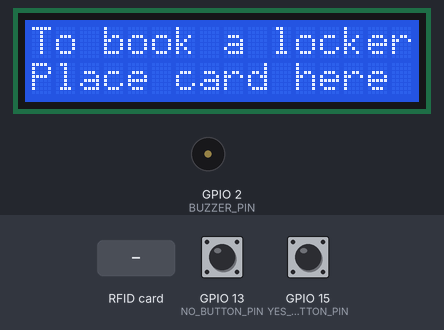
A sketch run on a simulated ESP32. Shown: 16×2 character LCD, buzzer (waves = sounding, pin HIGH). The inputs (shaded band) are chosen by the test bench; at power-on: GPIO 13 (NO_BUTTON_PIN) HIGH, GPIO 15 (YES_BUTTON_PIN) HIGH. WiFi joins after 1.5 s; servers stay silent unless stated; uploads are accepted with an empty reply; what the sketch prints to the serial monitor is not drawn.

Above: at 2.8 s.
2.9 s: RFID card 12 34 56 78 held to the reader
At 3.87 s:
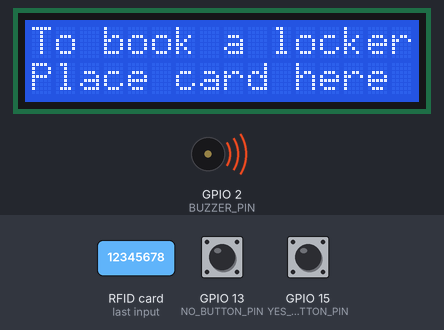
At 4.9 s:
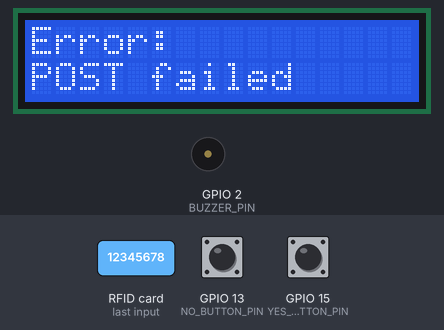
6.6 s: RFID card 5E 7A 19 C4 held to the reader
At 19.3 s:
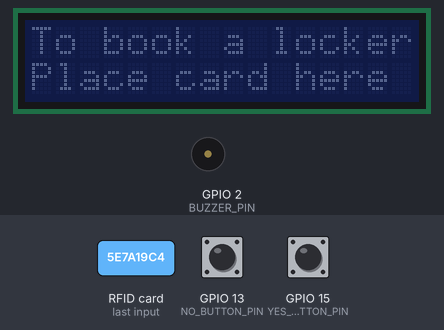
Timing chart, 0 to 19.6 s (numbered marks = the images above; inputs shaded):
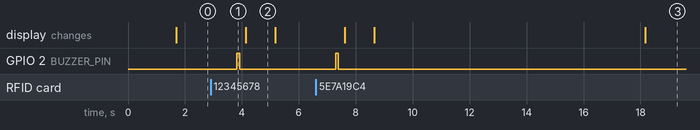

Measured:
- after the input at 2.9 s, GPIO 2 (BUZZER_PIN): LOW → HIGH after 0.92 s, → LOW 0.10 s later
- after the input at 6.6 s, GPIO 2 (BUZZER_PIN): LOW → HIGH after 0.69 s, → LOW 0.10 s later; the display: first changes after 1.0 s (image 3 shows a later state)
- what the display in image 2 shows lasts 1.1 s, from 4.1 s to 5.2 s

The sketch:

main.ino
```cpp
#include <SPI.h>
#include <MFRC522.h>
#include <LiquidCrystal_I2C.h>
#include <WiFi.h>
#include <HTTPClient.h>
#include <ArduinoJson.h>

const char* ssid = "OpenSesame";
const char* password = "12345678";

LiquidCrystal_I2C lcd(0x3F, 16, 2);
#define SS_PIN 5
#define RST_PIN 27
#define BUZZER_PIN 2
#define YES_BUTTON_PIN 15
#define NO_BUTTON_PIN 13

MFRC522 rfid(SS_PIN, RST_PIN);

const char* server = "http://192.168.27.229:8080";

unsigned long lastActivityTime = 0;
const unsigned long timeoutPeriod = 10000;

void setup() {
  Serial.begin(9600);
  SPI.begin();
  rfid.PCD_Init();
  lcd.init();
  lcd.backlight();
  connectWiFi();

  pinMode(YES_BUTTON_PIN, INPUT_PULLUP);
  pinMode(NO_BUTTON_PIN, INPUT_PULLUP);
  pinMode(BUZZER_PIN, OUTPUT);

  lastActivityTime = millis(); // Initialize last activity time
}

void loop() {

  if (millis() - lastActivityTime >= timeoutPeriod) {
    lcd.noBacklight();  // Dim the LCD after 10 seconds of inactivity
  }

  displayMessage("To book a locker", "Place card here");
  if (rfid.PICC_IsNewCardPresent() && rfid.PICC_ReadCardSerial()) {
    lastActivityTime = millis();  // Reset last activity time
    lcd.backlight();  // Restore LCD backlight
    digitalWrite(BUZZER_PIN, HIGH);
    delay(100);
    digitalWrite(BUZZER_PIN, LOW);

    String uid = getUID();

    if (WiFi.status() == WL_CONNECTED) {
      String response = sendBookingRequest(uid);
      if (!response.isEmpty()) {
        processBookingResponse(response, uid);
      } else {
        displayError("POST failed");
      }
    } else {
      displayError("WiFi lost!");
    }

    rfid.PICC_HaltA();
    rfid.PCD_StopCrypto1();
  }
  if (digitalRead(YES_BUTTON_PIN) == LOW || digitalRead(NO_BUTTON_PIN) == LOW) {
    lastActivityTime = millis();  // Reset last activity time when a button is pressed
    lcd.backlight();  // Restore LCD backlight
  }
  delay(1000);
}

// Connect to WiFi
void connectWiFi() {
  WiFi.begin(ssid, password);

  Serial.println("Connecting to WiFi");
  displayMessage("Connecting to", "WiFi: " + String(ssid));
  while (WiFi.status() != WL_CONNECTED) {
    delay(500);
    Serial.print(".");
  }
  Serial.println("\nConnected to WiFi!");
  displayMessage("\nConnected", "to WiFi!");
}

// Extract UID from RFID card
String getUID() {
  String uid = "";
  for (int i = 0; i < rfid.uid.size; i++) {
    uid += String(rfid.uid.uidByte[i] < 0x10 ? "0" : "");
    uid += String(rfid.uid.uidByte[i], HEX);
  }
  Serial.print("UID: ");
  Serial.println(uid);
  return uid;
}

// Send booking request and get response with retries
String sendBookingRequest(String uid) {
  WiFiClient client;
  HTTPClient http;
  String serverName = String(server) + "/book/" + uid;
  int maxRetries = 3;  // Number of retries
  int retryDelay = 2000;  // Delay between retries in milliseconds

  String payload = "";
  for (int attempt = 0; attempt < maxRetries; ++attempt) {
    http.begin(client, serverName.c_str());
    http.setTimeout(5000);  // Set 5-second timeout for HTTP connection

    int httpResponseCode = http.POST("");
    if (httpResponseCode > 0) {
      Serial.print("HTTP Response code: ");
      Serial.println(httpResponseCode);
      payload = http.getString();
      http.end();
      return payload;  // Exit loop on success
    } else {
      Serial.print("Error on sending POST: ");
      Serial.println(httpResponseCode);
    }
    http.end();
    delay(retryDelay);  // Wait before retrying
  }
  return "";  // Return empty if all attempts fail
}


// Process booking response from the server
void processBookingResponse(String response, String uid) {
  StaticJsonDocument<200> doc;
  DeserializationError error = deserializeJson(doc, response);
  if (error) {
    Serial.print("JSON Deserialization failed: ");
    Serial.println(error.f_str());
    displayError("Invalid response");
    return;
  }

  bool existingBooking = doc["existingBooking"];
  bool freeLocker = doc["freeLocker"];
  int lockerNum = doc["locker"];

  if (existingBooking) {
    handleExistingBooking(uid);
  } else if (freeLocker) {
    displayMessage("Locker booked:", "Locker " + String(lockerNum));
  } else {
    displayMessage("No lockers", "available");
  }
}

void handleExistingBooking(String userId) {
  displayMessage("Booking exists.", "Keep or release?");

  // Wait for button press
  bool userChoice = false;
  while (true) {
    if (digitalRead(YES_BUTTON_PIN) == LOW) {  // If yes button pressed
      userChoice = true;
      break;
    } else if (digitalRead(NO_BUTTON_PIN) == LOW) {  // If no button pressed
      userChoice = false;
      break;
    }
    delay(50);  // Add small delay for debounce
  }

  displayMessage(userChoice ? "Booking kept." : "Booking released.", "");

  String endpoint = userChoice ? "/keepBooking/" : "/cancelBooking/";
  endpoint += userId;

  int responseCode = sendUserChoice(endpoint.c_str());  // Convert to const char*
}


// Send user choice to the server with retries
int sendUserChoice(const char* endpoint) {
  WiFiClient client;
  HTTPClient http;
  String serverName = String(server) + endpoint;
  int maxRetries = 3;  // Number of retries
  int retryDelay = 2000;  // Delay between retries in milliseconds
  int responseCode = -1;

  for (int attempt = 0; attempt < maxRetries; ++attempt) {
    http.begin(client, serverName);
    http.setTimeout(5000);  // Set 5-second timeout for HTTP connection

    responseCode = http.POST("");
    if (responseCode > 0) {
      http.end();
      return responseCode;  // Exit loop on success
    } else {
      Serial.print("Error on sending POST: ");
      Serial.println(responseCode);
    }
    http.end();
    delay(retryDelay);  // Wait before retrying
  }
  return responseCode;  // Return last response code if all attempts fail
}

// Display error message on LCD
void displayError(String message) {
  lcd.clear();
  lcd.setCursor(0, 0);
  lcd.print("Error:");
  lcd.setCursor(0, 1);
  lcd.print(message);
}

// Display message on LCD
void displayMessage(String line1, String line2) {
  lcd.clear();
  lcd.setCursor(0, 0);
  lcd.print(line1);
  lcd.setCursor(0, 1);
  lcd.print(line2);
}
```
